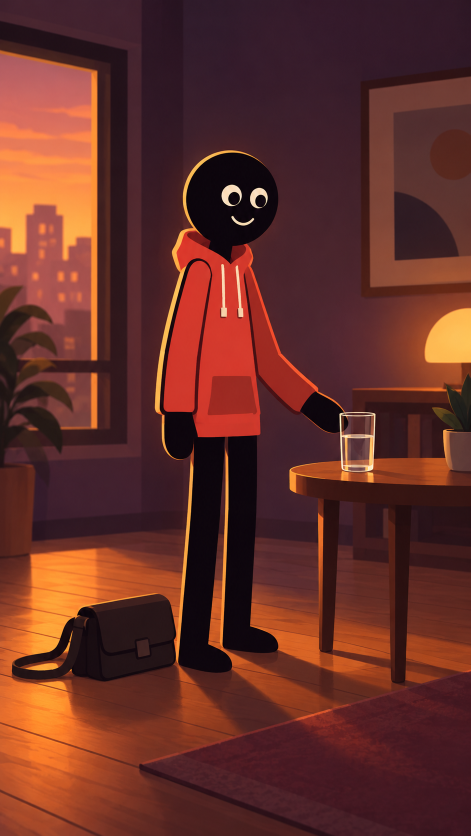
#> input picture .agent/skills/directing-stickman-videos/assets/a6/apartment-style-example.png, 941 x 1672 px (shown at 1/2 size)
$ python -i metrics.py   (imports and definitions only)
#> lines starting #> are read from the running program, lines starting #| are printed output that depends on the picture
"""Real Screen-Space Metrics and Deterministic Image-Space Validator.

Eliminates fake/constant metrics (such as hardcoded 420px scale).
Derives CompositionFingerprint from real rendered geometry and performs
post-render deterministic image analysis:
- actual subject bounding box & screen coverage
- actual foreground occupancy
- actual actor and object separation
- contrast distribution & edge density
- focus location analysis
"""
from __future__ import annotations

import math
from pathlib import Path
from typing import Any, Optional
from PIL import Image, ImageFilter, ImageStat

from ..schemas import SceneBlueprint


# [84 lines that did not run here, left out]


# [18 lines that did not run here, left out]


def analyze_rendered_image_space(image_input: Path | str | Image.Image) -> dict[str, Any]:
    """Performs deterministic image-space analysis on a rendered frame."""
    if isinstance(image_input, (str, Path)):
        im = Image.open(str(image_input)).convert("RGB")
#> im is the input picture: PIL image 941x1672 RGB; mean R, G, B 100.7, 47.4, 39.4
    else:
        im = image_input.convert("RGB")

    w, h = im.size
#> w = 941; h = 1672
    gray = im.convert("L")
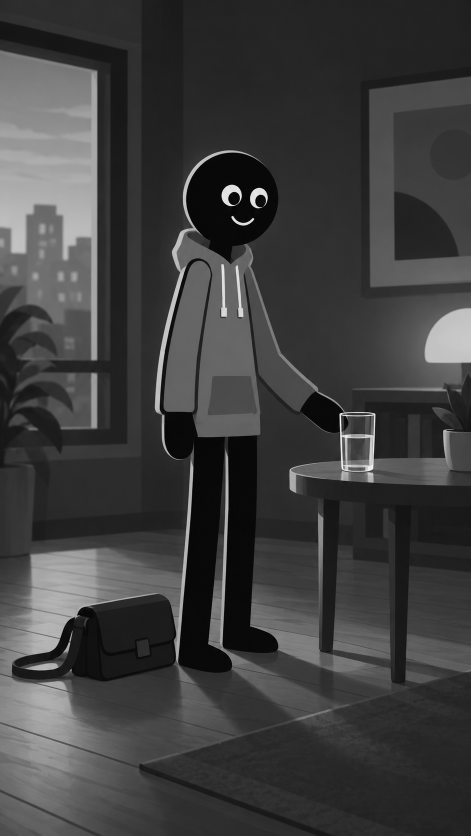
#> gray: PIL image 941x1672 L (shown at 1/2 size); min 0, max 254, mean 62.4

    # 1. Overall luminance & contrast distribution
    stat = ImageStat.Stat(gray)
    mean_lum = stat.mean[0]
#> mean_lum = 62.44
    std_dev_contrast = stat.stddev[0]
#> std_dev_contrast = 41.29

    # 2. Edge density analysis (using edge detection filter)
    edges = gray.filter(ImageFilter.FIND_EDGES)
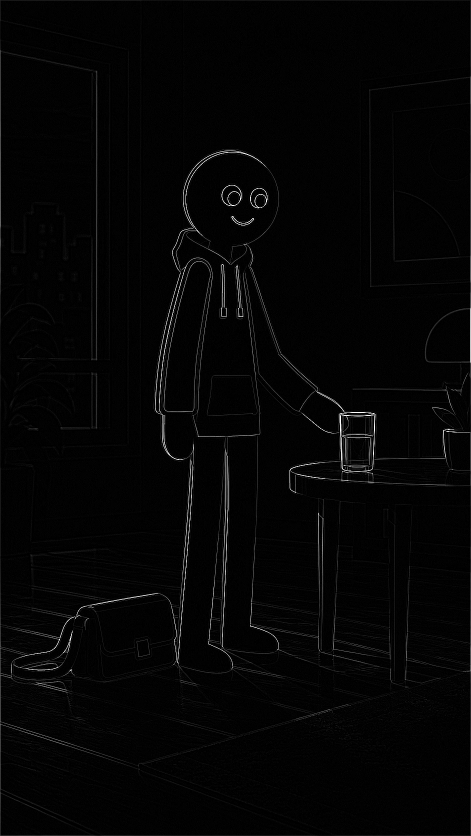
#> edges: PIL image 941x1672 L (shown at 1/2 size); min 0, max 255, mean 4.4
    edge_stat = ImageStat.Stat(edges)
    edge_density = round(edge_stat.mean[0] / 255.0, 4)
#> edge_density = 0.0172

    # 3. Focus location proxy: quadrant with highest edge energy
    q_w, q_h = w // 2, h // 2
#> q_w = 470; q_h = 836
    quadrants = {
        "TOP_LEFT": ImageStat.Stat(edges.crop((0, 0, q_w, q_h))).mean[0],
        "TOP_RIGHT": ImageStat.Stat(edges.crop((q_w, 0, w, q_h))).mean[0],
        "BOTTOM_LEFT": ImageStat.Stat(edges.crop((0, q_h, q_w, h))).mean[0],
        "BOTTOM_RIGHT": ImageStat.Stat(edges.crop((q_w, q_h, w, h))).mean[0],
    }
#> quadrants = {'TOP_LEFT': 4.24, 'TOP_RIGHT': 3.51, 'BOTTOM_LEFT': 5.3, 'BOTTOM_RIGHT': 4.52}
    dominant_focus_quadrant = max(quadrants, key=quadrants.get)
#> dominant_focus_quadrant = 'BOTTOM_LEFT'

    # 4. Foreground occupancy estimate (checking left/right edge darkness)
    left_strip = gray.crop((0, int(h * 0.2), int(w * 0.15), h))
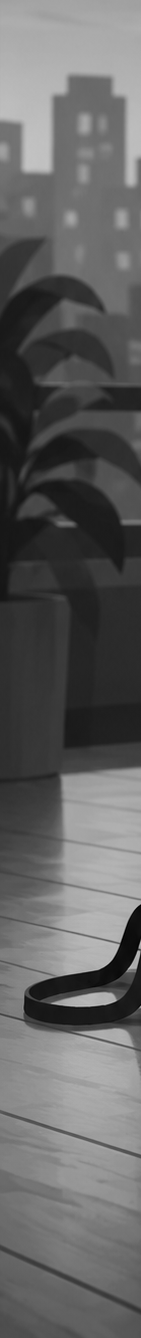
#> left_strip: PIL image 141x1338 L; min 0, max 195, mean 98.4
    right_strip = gray.crop((int(w * 0.85), int(h * 0.6), w, h))
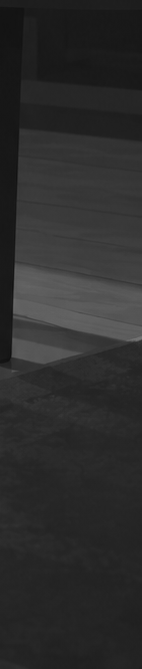
#> right_strip: PIL image 142x669 L; min 15, max 116, mean 44.6
    left_dark = sum(1 for p in left_strip.getdata() if p < 45) / (left_strip.width * left_strip.height)
#> left_dark = 0.197
    right_dark = sum(1 for p in right_strip.getdata() if p < 45) / (right_strip.width * right_strip.height)
#> right_dark = 0.659
    detected_fg_occupancy = round(max(left_dark, right_dark) * 0.25, 3)
#> detected_fg_occupancy = 0.165

    return {
        "mean_luminance": round(mean_lum, 2),
        "contrast_stddev": round(std_dev_contrast, 2),
        "edge_density": edge_density,
        "dominant_focus_quadrant": dominant_focus_quadrant,
        "detected_foreground_occupancy": detected_fg_occupancy,
        "is_flat_monotone": std_dev_contrast < 15.0,
    }

>>> result = analyze_rendered_image_space('../../../.agent/skills/directing-stickman-videos/assets/a6/apartment-style-example.png')
#> result = {'mean_luminance': 62.44, 'contrast_stddev': 41.29, 'edge_density': 0.0172, 'dominant_focus_quadrant': 'BOTTOM_LEFT', 'detected_foreground_occupancy': 0.165, 'is_flat_monotone': False}

$ run again, on .agent/skills/directing-stickman-videos/assets/a6/cafe-face-and-light.jpg
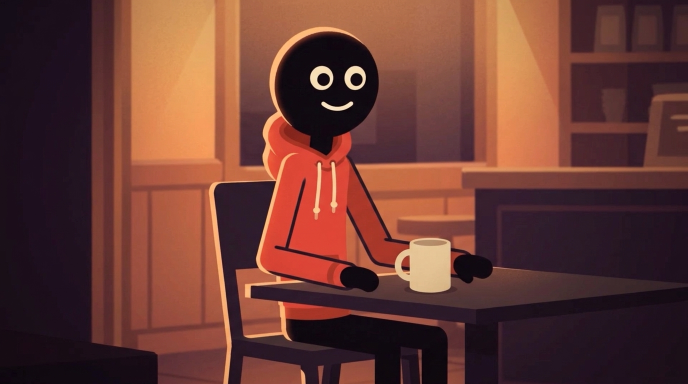
#> input picture .agent/skills/directing-stickman-videos/assets/a6/cafe-face-and-light.jpg, 1376 x 768 px (shown at 1/2 size)
#> in analyze_rendered_image_space, im is the input picture: PIL image 1376x768 RGB; mean R, G, B 105.6, 59.5, 51.6
#> mean_lum = 72.4
#> std_dev_contrast = 50.97
#> in analyze_rendered_image_space, `edges = gray.filter(ImageFilter.FIND_EDGES)`:
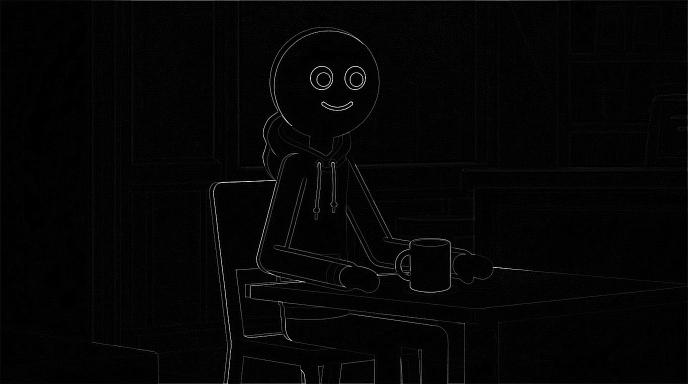
#> edges: PIL image 1376x768 L (shown at 1/2 size); min 0, max 255, mean 4.6
#> edge_density = 0.0182
#> quadrants = {'TOP_LEFT': 4.73, 'TOP_RIGHT': 4.19, 'BOTTOM_LEFT': 5.17, 'BOTTOM_RIGHT': 4.46}
#> dominant_focus_quadrant = 'BOTTOM_LEFT'
#> in analyze_rendered_image_space, `right_strip = gray.crop((int(w * 0.85), int(h * 0.6), w, h))`:
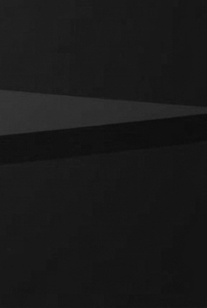
#> right_strip: PIL image 207x308 L; min 12, max 54, mean 25.1
#> left_dark = 0.904
#> right_dark = 0.942
#> detected_fg_occupancy = 0.236
#> result = {'mean_luminance': 72.4, 'contrast_stddev': 50.97, 'edge_density': 0.0182, 'dominant_focus_quadrant': 'BOTTOM_LEFT', 'detected_foreground_occupancy': 0.236, 'is_flat_monotone': False}
